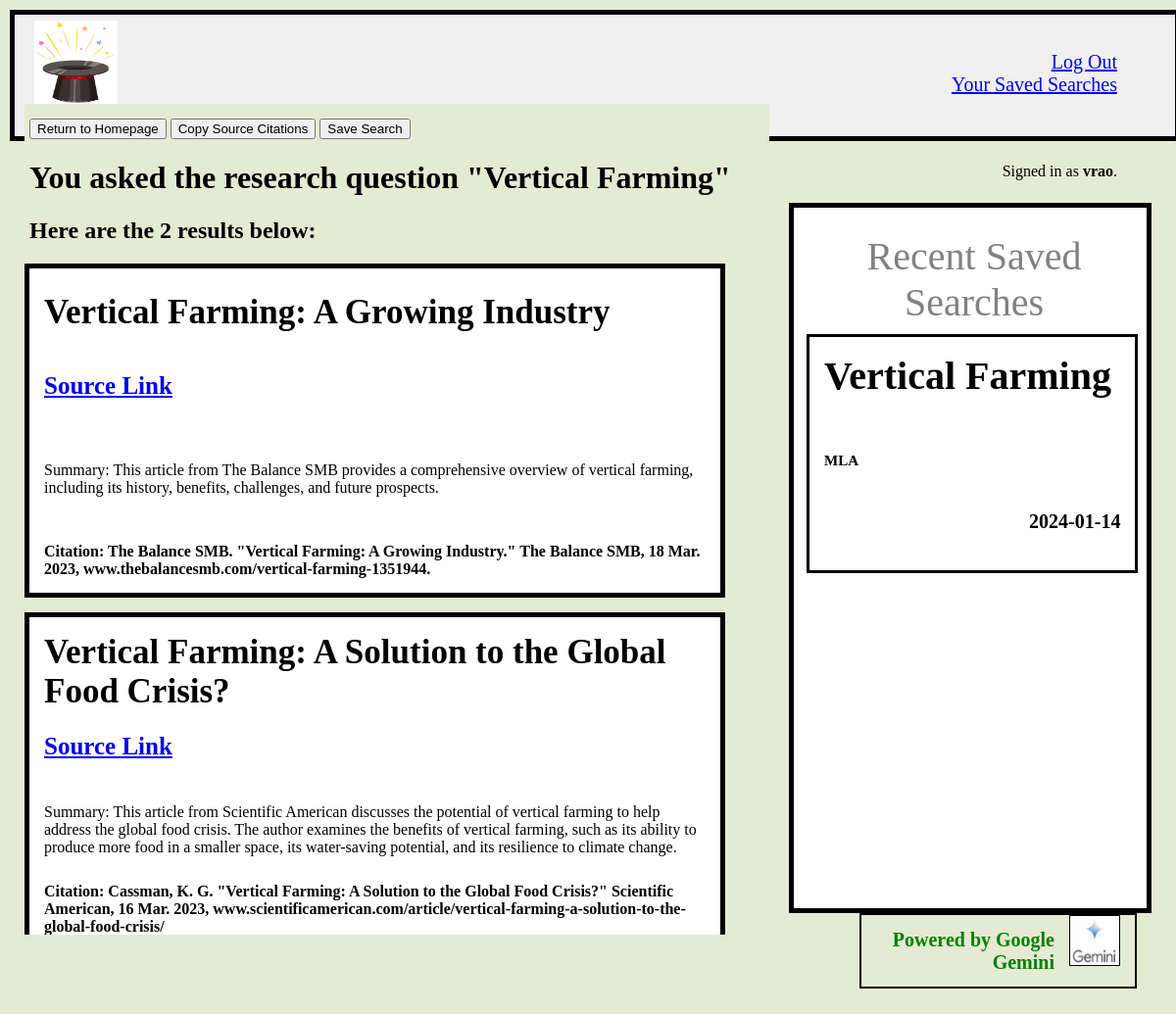
/results/1 (signed in), run on the app's committed database.
### sourcing/models.py (models this page shows)
class User(AbstractUser):
    savedSearches = models.ManyToManyField('Search', related_name='searches')
    pass

class Search(models.Model):
    user = models.ForeignKey(User, on_delete=models.CASCADE, blank=True)
    searchID = models.AutoField(primary_key=True)
    topic = models.TextField(max_length=255)
    numSources = models.IntegerField()
    citationFormat = models.CharField(max_length=3)
    searchDate = models.TextField()
    results = models.ManyToManyField(Result)

class Result(models.Model):
    sourceCompany = models.TextField()
    sourceURL = models.URLField()
    summary = models.TextField()
    citation = models.TextField()

### sourcing/views.py (the view)
# urls.py: path("results/<int:searchID>", views.results, name="results"),
def results(request, searchID):
    search = Search.objects.get(pk=searchID)
    results = search.results.all()
    if request.user.is_authenticated:
        searches = request.user.savedSearches.all().order_by('-searchDate')[::-1][:5]
        return render(request, "sourcing/results.html", {
            "search": search,
            "sidebarSearch": searches,
            "results": results,
            "copy": False,
            "searchesNumber": len(searches)
        })
    else:
        return render(request, "sourcing/results.html", {
            "search": search,
            "results": results,
            "copy": False
        })

### sourcing/templates/sourcing/results.html
{% extends "sourcing/layout.html" %}
{% block body %}
    <a href="{% url 'homepage' %}"><button>Return to Homepage</button></a>
    {% if copy %}
        <a href="{% url 'citations' search.searchID %}" style="background:#3630a3;color:white;" onclick="alert('Sources copied to clipboard.')"><button>Copy Source Citations</button></a>
    {% else %}
        <a href="{% url 'citations' search.searchID %}"><button>Copy Source Citations</button></a>
    {% endif %}
    {% if user.is_authenticated %}
        <a href="{% url 'saveSearch' search.searchID %}"><button>Save Search</button></a>
    {% endif %}
    <h1>You asked the research question "{{ search.topic }}"</h1>
    <h2>Here are the {{ search.numSources }} results below:</h2>
    {% for result in results %}
        <div class="result">
            <h1>{{ result.sourceCompany }}</h1>
            <h3><a href="{{ result.sourceURL }}" target="_blank">Source Link</a></h3>
            <p>{{ result.summary }}</p>
            <strong>{{ result.citation }}</strong>
        </div>
    {% endfor %}
{% endblock %}
{% block sidebar %}
    {% if user.is_authenticated %}
        {% if searchesNumber == 0 %}
            <h2 style="color: black; text-align: center;">You have no saved searches. Save some searches to see them here!</h2>
        {% else %}
            {% for search in sidebarSearch %}
                <a href="{% url 'goToSearch' search.searchID %}">
                    <div class="recentSearch">
                        <h1>{{ search.topic }}</h1>
                        <h3>{{ search.citationFormat }}</h3>
                        <h4>{{ search.searchDate }}</h4>
                    </div>
                </a>
            {% endfor %}
        {% endif %}
    {% else %}
        <a style="text-align: center; padding-top: 15px; font-size: 25px; color: black;">Sign-in to see previous search results.</a>
    {% endif %}
{% endblock %}

### sourcing/templates/sourcing/layout.html (shortened to what this page needs)
{% load static %}
<!DOCTYPE html>
<html lang="en">
    <head>
        <link href="{% static 'sourcing/styles.css' %}" rel="stylesheet">
    </head>
    <body>
        <div class="nav">
            <div class="title">
                <img src="{% static 'sourcing/magic-hat.jpg' %}" width="85" height="85">
                <h1 id="title">Sourcerer</h1>
            </div>
            <div>
                <div class="nav-item" id="sign-in-status">
                    {% if user.is_authenticated %}
                        <p id="username_status">Signed in as <strong>{{ user.username }}</strong>.</p>
                    {% else %}
                        <p>Not signed in.</p>
                    {% endif %}
                </div>
                {% if user.is_authenticated %}
                    <div class="nav-item">
                        <a class="nav-link" href="{% url 'logout' %}">Log Out</a>
                        <a class="nav-link" href="{% url 'savedSearches' user %}">Your Saved Searches</a>
                    </div>
                {% else %}
                    <div class="nav-item">
                        <a class="nav-link" href="{% url 'login' %}">Log In</a>
                        <p></p>
                        <a class="nav-link" href="{% url 'register' %}">Register</a>
                    </div>
                {% endif %}
            </div>
        </div>
        <div class="page-content">
            {% block body %}
            {% endblock %}
        </div>
        <div class="sidenav">
            <a>Recent Saved Searches</a>
            {% block sidebar %}
            {% endblock %}
        </div>
        <div class="google">
            <img src="{% static 'sourcing/google.png' %}" width="50" height="50">
            <h1>Powered by Google Gemini</h1>
        </div>
    </body>
</html>

### sourcing/static/sourcing/styles.css (style rules this page uses)
body { margin: 0; background-color: #e5ead3; padding: 10px; }
.page-content { position: fixed; background-color: #e5ead3; margin: 15px; margin-top: 8%; padding: 5px; padding-top: 15px; width: 62.5%; height: 80%; align-items: center; overflow-y: scroll; }
.title { position: absolute; text-align: right; width: 19.5%; color: blue; padding-left: 10px; font-size: 20px; top: 5%; }
.title img { float: left; position: relative; }
.google { font-size: 10px; position: absolute; text-align: right; width: 22%; color: green; padding-right: 15px; right: 25px; align-items: flex-end; z-index: 1; bottom: 2.5%; margin-right: 15px; border: 2px solid black; }
.google img { float: right; position: relative; margin-left: 15px; border: 1px solid black; }
.nav { background-color: #f0f0f0; height: 10vh; width: 97%; padding: 10px; text-align: left; border: 5px solid black; float: right; position: fixed; }
.nav-item { position: fixed; text-align: center; float: right; right: 5%; top: 5%; }
#sign-in-status { text-align: right; right: 5%; top: 14.5%; }
.nav-link { position: relative; text-align: center; float: right; font-size: 20px; }
.sidenav { width: 30%; position: fixed; z-index: 1; top: 20%; right: 25px; bottom: 10%; background-color: #ffffff; overflow-x: hidden; padding-top: 20px; border: 5px solid black; }
.sidenav a { padding: 6px 8px 6px 16px; text-decoration: none; font-size: 40px; color: #818181; display: block; text-align: center; }
.recentSearch { display: grid; height: 23vh; width: 90%; outline: 3px black solid; align-items: center; padding-left: 15px; padding-right: 15px; overflow-y: scroll; }
.recentSearch h1 { font-size: 40px; color: black; text-align: left; margin-top: 5px; }
.recentSearch h3 { font-size: 15px; color: black; text-align: left; margin-top: 5px; }
.recentSearch h4 { font-size: 20px; text-align: right; color: black; margin-top: 5px; align-items: flex-end; }
.result { display: grid; height: 40%; width: 90%; outline: 5px black solid; align-items: center; padding-left: 15px; padding-right: 15px; overflow-y: scroll; margin-top: 25px; margin-bottom: 25px; background-color: white; }
.result h1 { font-size: 35px; color: black; text-align: left; margin-top: 10px; margin-bottom: 5px; }
.result h3 { margin-top: 5px; font-size: 25px; }
.result p { margin-bottom: 15px; margin-top: 7px; }

### data on the page
User: username "vrao"
Search: topic "Vertical Farming", numSources "2", citationFormat "MLA", searchDate "2024-01-14"
Result: sourceCompany "Vertical Farming: A Growing Industry", summary "Summary: This article from The Balance SMB provides a comprehensive overview of vertical farming, including its history, benefits, challenges, and future prospects.", citation "Citation: The Balance SMB. \"Vertical Farming: A Growing Industry.\" The Balance SMB, 18 Mar. 2023, www.thebalancesmb.com/vertical-farming-1351944."
Result: sourceCompany "Vertical Farming: A Solution to the Global Food Crisis?", summary "Summary: This article from Scientific American discusses the potential of vertical farming to help address the global food crisis. The author examines the benefits of vertical farming, such as its ability to produce more food in a smaller space, its water-saving potential, and its resilience to climate change.", citation "Citation: Cassman, K. G. \"Vertical Farming: A Solution to the Global Food Crisis?\" Scientific American, 16 Mar. 2023, www.scientificamerican.com/article/vertical-farming-a-solution-to-the-global-food-crisis/"
